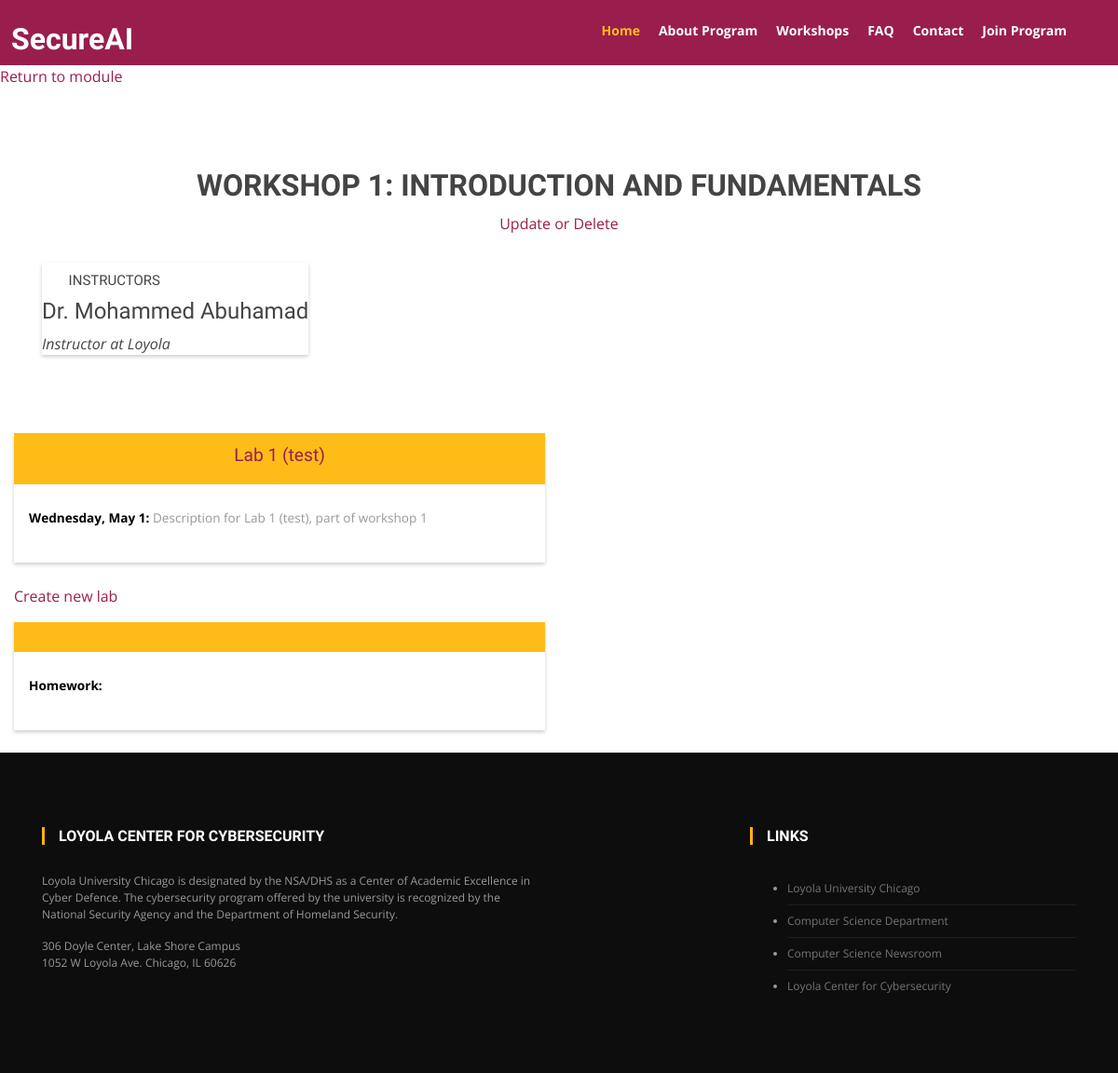
Before: /workshop/1 with the older database file.
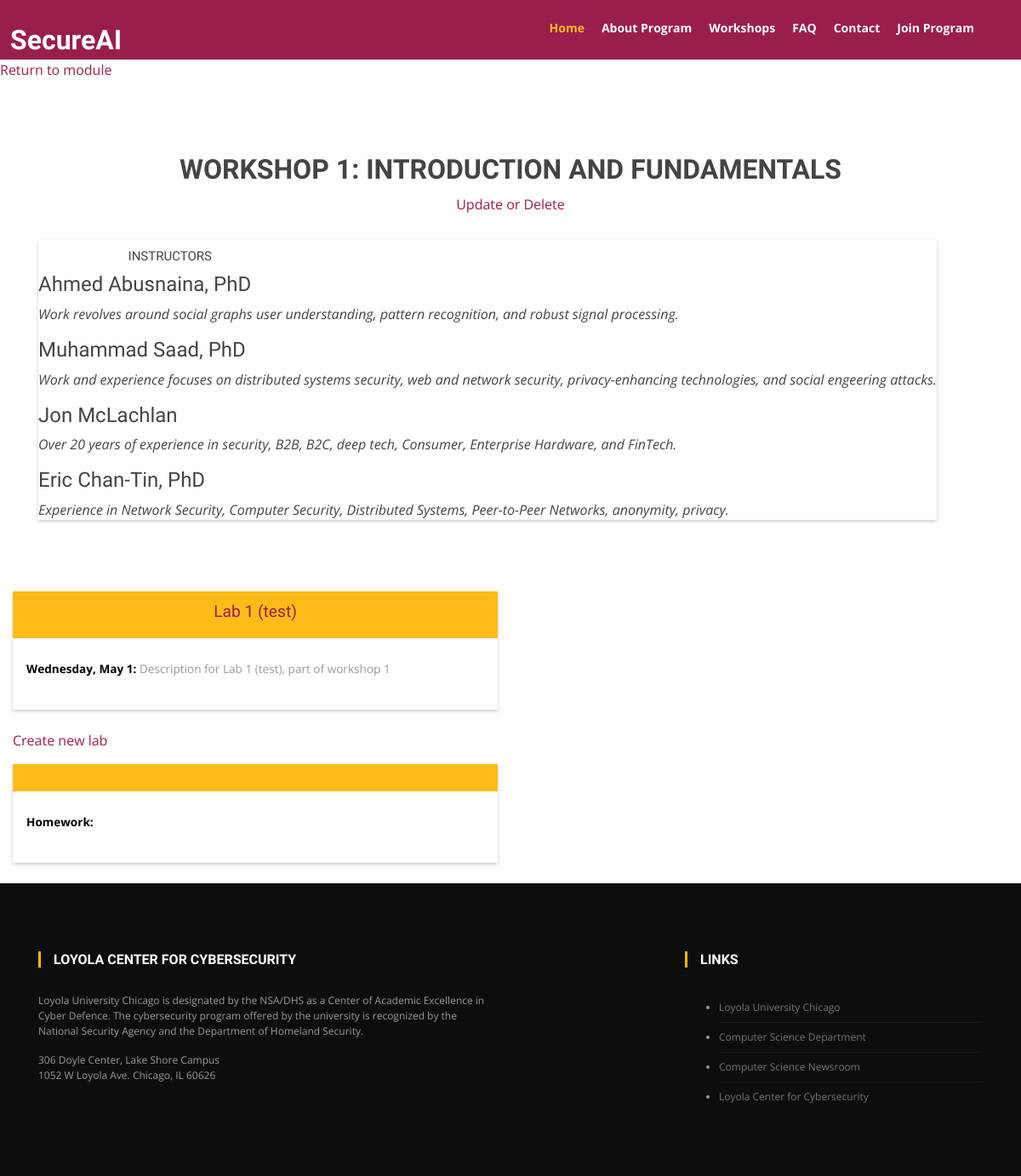
After: the same page with the newer database file.
### website/models.py (models this page shows, shortened)
class Workshop(models.Model):
    title = models.CharField(max_length=255, null=True, blank=True)
    description = models.TextField(null=True, blank=True)
    duration = models.IntegerField(null=True, blank=True)
    category = models.CharField(max_length=255, null=True, blank=True)
    is_published = models.BooleanField(null=True, blank=True)
    order = models.IntegerField(null=True, blank=True)
    date = models.DateField(null=True, blank=True)
    notes = models.TextField(null=True, blank=True)
    files = models.FileField(null=True, blank=True)
    this_lab = models.ForeignKey("Lab", on_delete=models.CASCADE, null=True, blank=True)
    this_instructors = models.ManyToManyField("Instructor", null=True, blank=True)
    this_module = models.ForeignKey(Module, on_delete=models.CASCADE, null=True, blank=True)

class Instructor(models.Model):
    name = models.CharField(max_length=255, null=True, blank=True)
    description = models.TextField(null=True, blank=True)
    affiliation = models.CharField(max_length=255, null=True, blank=True)
    image = models.ImageField(upload_to='website/static/img/instructor/', default='default.jpg')
    this_workshops = models.ManyToManyField("Workshop", null=True, blank=True)
    this_labs = models.ManyToManyField("Lab", null=True, blank=True)

class Lab(models.Model):
    title = models.CharField(max_length=255, null=True, blank=True)
    description = models.TextField(null=True, blank=True)
    this_module = models.ForeignKey(Module, on_delete=models.CASCADE, null=True, blank=True)
    order = models.IntegerField(null=True, blank=True)
    instructions = models.TextField(null=True, blank=True)
    materials = models.TextField(null=True, blank=True)
    due_date = models.DateField(null=True, blank=True)
    is_completed = models.BooleanField(null=True, blank=True)
    files = models.FileField(null=True, blank=True)
    this_workshop = models.ForeignKey("Workshop", on_delete=models.CASCADE, null=True, blank=True)
    this_instructors = models.ManyToManyField("Instructor", null=True, blank=True)
    this_assignment = models.ManyToManyField("Assignment", null=True, blank=True)
    def __str__(self):
        return f"{self.title}"

### website/views.py (the view)
# urls.py: path('workshop/<int:order>', views.workshop_detail_view, name='program_detail_view'),
def workshop_detail_view(request, order):
    workshop = Workshop.objects.get(order = order)
    lab = workshop.this_lab
    context = {
        'workshop': workshop,
        'lab': lab
    }
    return render(request, "workshopdetail.html", context)

### website/templates/workshopdetail.html (shortened to what this page needs)
<!DOCTYPE html>
<html lang="en">
<head>
</head>
<body>
        <link href="/static/assets/vendor/bootstrap/css/bootstrap.min.css" rel="stylesheet">
        <link href="/static/assets/vendor/icofont/icofont.min.css" rel="stylesheet">
        <link href="/static/assets/vendor/boxicons/css/boxicons.min.css" rel="stylesheet">
        <link href="/static/assets/vendor/animate.css/animate.min.css" rel="stylesheet">
        <link href="/static/assets/vendor/venobox/venobox.css" rel="stylesheet">
        <link href="/static/assets/vendor/aos/aos.css" rel="stylesheet">
        <link href="/static/assets/css/style.css" rel="stylesheet">
<body>
    <header id="header">
        <h4 style="position: absolute; color:white; top:2%; font-size: 2em; left: 1% "><b>SecureAI</b></h4>
        <div class="container">
            <nav class="nav-menu float-right d-none d-lg-block">
                <ul>
                    <li class="active">
                        <a href="#header">Home</a>
                    </li>
                    <li>
                        <a href="#about">About Program</a>
                    </li>
                    <li>
                        <a href="#workshops">Workshops</a>
                    </li>
                    <li>
                        <a href="#FAQ">FAQ</a>
                    </li>
                    <li>
                        <a href="#contact">Contact</a>
                    </li>
                    <li>
                        <a href="https://forms.office.com/r/DFYHU5EgTM" target="_blank">Join Program</a>
                    </li>
                </ul>
            </nav>
        </div>
    </header>
    <a href="http://127.0.0.1:8000/module/{{workshop.this_module.order}}">Return to module</a>
    <p>
    <section id="workshops" class="portfolio">
        <div class="container" data-aos="fade-up" data-aos-delay="100">
            <div class="section-title">
                <h3 class="into-sub-title">{{ workshop.title }}</h3>
                <a href="http://127.0.0.1:8000/workshop/{{workshop.order}}/update_delete">Update or Delete</a>
            </div>
            </div>
            <div class="container">
                <div class="row no-gutters">
                  <div class="portfolio_card">
                    <div class="portrait">
                        <h3 class="into-instructors"><b>Instructors</b></h3>
                        {% for instructor in workshop.this_instructors.all %}
                      <h4 class="title">{{instructor.name}}</h4>
                      <p class="description">
                        <i>{{instructor.description}}</i>
                        {% endfor %}
                      </p>
                    </div>
                  </div>
                </div>
            </div>
        </section>
                <div class="col-lg-6" data-aos="fade-up">
                    <div class="portfolio_card">
                        <div class="card-title">
                            <a href="http://127.0.0.1:8000/lab/{{ lab.order }}">
                            <h4>{{ lab.title }}</h4>
                            </a>
                        </div>
                        <div class="card-body">
                            <p>
                                <b style="color: #000000; font-weight: bold;">Wednesday, May 1:</b> {{ lab.description }}
                                <br>
                                <br>
                            </p>
                        </div>
                    </div>
                    <p><a href="http://127.0.0.1:8000/lab/create">Create new lab</a></p>
                </div>
                <div class="col-lg-6" data-aos="fade-up" data-aos-delay="100">
                    <div class="portfolio_card mb-4 box-shadow">
                        <div class="card-title">
                        </div>
                        <div class="card-body">
                            <p>
                                <b style="color: #000000; font-weight: bold;">Homework:</b> {{ assignment.description }}
                                <br>
                                <br>
                            </p>
                        </div>
                    </div>
                </div>
    <footer id="footer" class="footer bg-overlay">
        <div class="footer-main">
            <div class="container">
                <div class="row justify-content-between">
                    <div class="col-lg-6 col-md-6 footer-widget footer-about">
                        <h3 class="widget-title">Loyola Center for Cybersecurity</h3>
                        <p>Loyola University Chicago is designated by the NSA/DHS as a Center of Academic Excellence in Cyber Defence.
                           The cybersecurity program offered by the university is recognized by the National Security Agency and the Department of Homeland Security.</p>
                        <ul style="list-style-type:none;padding-left:0">
                            <li>306
                                Doyle Center, Lake Shore Campus</li>
                            <li>1052 W Loyola Ave. Chicago, IL 60626</li>
                        </ul>
                    </div>
                    <div class="col-lg-4 col-md-6 mt-5 mt-lg-0 footer-widget">
                        <h3 class="widget-title">Links</h3>
                        <ul class="list-arrow">
                            <li>
                                <a href="https://www.luc.edu/" target="_blank">Loyola University Chicago</a>
                            </li>
                            <li>
                                <a href="https://www.luc.edu/cs/index.shtml" target="_blank">Computer Science Department</a>
                            </li>
                            <li>
                                <a href="https://newsroom.cs.luc.edu/" target="_blank">Computer Science Newsroom</a>
                            </li>
                            <li>
                                <a href="https://www.luc.edu/cs/loyolacenterforcybersecurity/" target="_blank">Loyola Center
                                                                                                               for
                                                                                                               Cybersecurity</a>
                            </li>
                        </ul>
                    </div>
                </div>
            </div>
        </div>
    </footer>
</body>
</html>

### website/static/assets/css/style.css (style rules this page uses)
body { font-family: "Open Sans", sans-serif; color: #444; }
a { color: #991E4E; }
h1, h2, h3, h4, h5, h6, .font-primary { font-family: "Raleway", sans-serif; }
#header { height: 70px; transition: all 0.5s; transition: all 0.5s; padding: 10px 0; background: #991E4E; z-index: 997; }
.nav-menu, .nav-menu * { margin: 0; padding: 0; list-style: none; }
.nav-menu > ul > li { position: relative; white-space: nowrap; float: left; }
.nav-menu a { display: block; position: relative; color: #fff; padding: 12px 10px; transition: 0.3s; font-size: 14px; font-weight: 700; font-family: "Open Sans", sans-serif; }
.nav-menu a:hover, .nav-menu .active > a, .nav-menu li:hover > a { color: #ffbc19; text-decoration: none; }
.mobile-nav { position: fixed; top: 0; bottom: 0; z-index: 9999; overflow-y: auto; left: -260px; width: 260px; padding-top: 18px; background: #991E4E; transition: 0.4s; }
.mobile-nav * { margin: 0; padding: 0; list-style: none; }
.mobile-nav a { display: block; position: relative; color: #e3f0fc; padding: 10px 20px; font-weight: 500; }
.mobile-nav a:hover, .mobile-nav .active > a, .mobile-nav li:hover > a { color: #ffbc19; text-decoration: none; }
section { padding: 60px 0; }
.section-title { text-align: center; padding-bottom: 30px; }
.portfolio_card { margin-bottom: 1.5rem; overflow: hidden; text-overflow: ellipsis; background: #fff; box-shadow: 0 2px 4px 0 rgba(0,0,0,0.2); transition: all 0.2s ease-out; }
.portfolio_card .card-body { padding: 0.75rem 1rem 0.75rem; }
.portfolio_card .card-body p { color: #999999; font-size: 0.85rem; line-height: 24px; }
.portfolio_card .card-title { padding: 0.75rem 1rem 0.75rem; text-align:center; background-color: #ffbc19; }
.portfolio_card .card-title h4 { font-size: 1.2rem; color: #991E4E; }
.portfolio_card p:last-child { margin-bottom: 0; }
.footer { background-color: #0d0d0d; color: #999; font-size: 12px; }
.footer-main { padding: 80px 0 60px; }
.footer .widget-title { font-size: 16px; font-weight: 700; position: relative; margin: 0 0 30px; padding-left: 15px; text-transform: uppercase; color: #fff; border-left: 3px solid #ffb600; }
.footer-widget ul.list-arrow li { border-bottom: 1px solid rgba(255, 255, 255, 0.07); padding: 8px 0; }
.footer-widget ul.list-arrow li:last-child { border-bottom: 0; }
.footer-widget ul.list-arrow li a, .footer-widget ul.list-arrow li:before { color: #747474; }
.into-sub-title { font-weight: 900; text-transform: uppercase; font-size: 32px; line-height: normal; margin: 10px 0; }
.into-instructors { font-weight: 100; text-transform: uppercase; font-size: 15px; line-height: normal; margin: 10px 0; padding-left: 10%; }

Changed rows visible on the page:
no longer on this page (row unchanged): Instructor: name "Dr. Mohammed Abuhamad", description "Instructor at Loyola"
added Instructor: name "Ahmed Abusnaina, PhD", description "Work revolves around social graphs user understanding, pattern recognition, and robust signal processing."
added Instructor: name "Muhammad Saad, PhD", description "Work and experience focuses on distributed systems security, web and network security, privacy-enhancing technologies, and social engeering attacks."
added Instructor: name "Jon McLachlan", description "Over 20 years of experience in security, B2B, B2C, deep tech, Consumer, Enterprise Hardware, and FinTech."
added Instructor: name "Eric Chan-Tin, PhD", description "Experience in Network Security, Computer Security, Distributed Systems, Peer-to-Peer Networks, anonymity, privacy."
